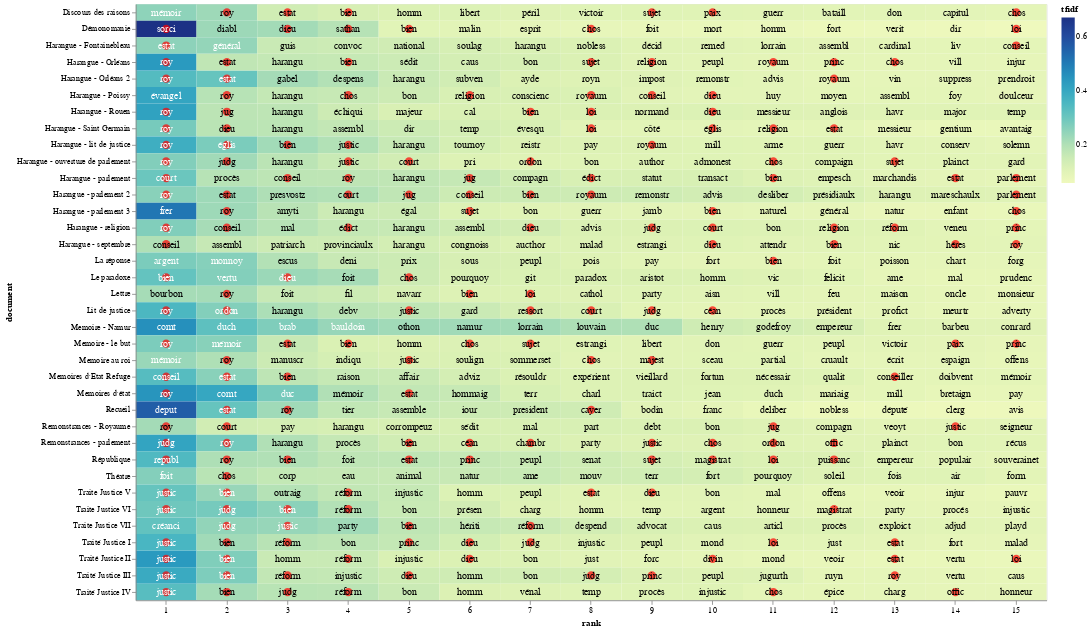

This figure's notebook cell:
### Code cell
import altair as alt
import numpy as np

# Get the custom stopword list from the user
stop_words = get_stopwords()

# Function to select an .xlsx file
def select_xlsx_file():
    cwd = os.getcwd()
    xlsx_files = sorted([f for f in os.listdir(cwd) if f.endswith('.xlsx')])
    
    if not xlsx_files:
        print("No XLSX files found in the current working directory.")
        return None

    print("Available XLSX files:")
    for i, file in enumerate(xlsx_files):
        print(f"{i + 1}. {file}")

    choice_input = input("Select an XLSX file number to read as top_tfidf (default is 1): ").strip()
    choice = int(choice_input) - 1 if choice_input.isdigit() else 0
    if choice < 0 or choice >= len(xlsx_files):
        print("Invalid choice.")
        return None

    return xlsx_files[choice]

# Prompt user to select an .xlsx file
xlsx_file = select_xlsx_file()
if xlsx_file:
    top_tfidf = pd.read_excel(xlsx_file)
    
    # Extract the stem of the selected XLSX file
    xlsx_stem = Path(xlsx_file).stem

    # Prompt user to truncate groups with default value as 'no'
    truncate_groups = input("Do you want to truncate the plot by only including certain groups? (yes/no, default is no): ").strip().lower() or 'no'
    if truncate_groups == 'yes':
        available_groups = top_tfidf['document'].unique()
        print("Available groups (documents) with index numbers:")
        for i, group in enumerate(available_groups):
            print(f"{i + 1}. {group}")

        selected_groups = input("Enter the index numbers of the groups to include (e.g., 1,2,3 or 1-3): ").strip()
        selected_indexes = []

        # Split the input by commas to handle both individual values and ranges
        for part in selected_groups.split(','):
            if '-' in part:
                start_index, end_index = map(int, part.split('-'))
                selected_indexes.extend(range(start_index, end_index + 1))
            else:
                selected_indexes.append(int(part))

        # Convert selected indexes to groups
        selected_groups = [available_groups[i - 1] for i in selected_indexes]

        # Filter the DataFrame
        top_tfidf = top_tfidf[top_tfidf['document'].isin(selected_groups)]

    # Remove '_corrected' from the 'document' labels
    top_tfidf['document'] = top_tfidf['document'].str.replace('_corrected', '')
    top_tfidf['document'] = top_tfidf['document'].str.replace('Repair', '')
    top_tfidf['document'] = top_tfidf['document'].str.replace('_lemmatized', '')
    top_tfidf['document'] = top_tfidf['document'].str.replace('_stemmed', '')

    # Prompt user to limit the number of words displayed in each group
    limit_words = input("Do you want to limit the number of words displayed in each group? (yes/no, default is yes): ").strip().lower() or 'yes'
    if limit_words == 'yes':
        max_words = int(input("Enter the maximum number of words to display per group: ").strip())
        top_tfidf['rank'] = top_tfidf.groupby('document')['tfidf'].rank("first", ascending=False)
        top_tfidf = top_tfidf[top_tfidf['rank'] <= max_words]

    # Prompt user to choose whether to use a preset list of terms, specify custom terms, or enter a blank list
    print("1. Use preset list of terms")
    print("2. Specify custom terms")
    print("3. Enter a blank list")
    term_choice_input = input("Enter your choice (1, 2, or 3), default is 1: ").strip()
    term_choice = int(term_choice_input) if term_choice_input.isdigit() else 1


    preset_terms = ['bien', 'cayer', 'céan', 'chambr', 'chos', 'conseil', 'conseiller', 'court',
                    'déni', 'diabl', 'dieu', 'divin', 'droit', 'édict', 'églis', 'estat', 'héres',
                    'judg', 'jug', 'justic', 'loi', 'majest', 'magistrat', 'offic', 'ordon',
                    'parlement', 'paix', 'princ', 'puissanc',
                    'réform', 'religion', 'republ', 'ressort', 'roy', 'royaum',
                    'sathan', 'sorc', 'sorci', 'souverain', 'souverainet', 'sujet']
    if term_choice == 1:
        term_list = preset_terms
    elif term_choice == 2:
        user_terms = input("Enter a list of words separated by commas for highlighting (e.g., war, peace): ")
        term_list = [term.strip() for term in user_terms.split(",")]
    else:
        term_list = []

    # Prompt user for a filename to save the PNG file
    file_name = input("Enter a filename (without extension) to save the visualization: ")
    output_file = f"{file_name}.png"

    # Prompt user to specify the width of the chart
    chart_width_input = input("Enter the chart width (default is 600): ").strip()
    chart_width = int(chart_width_input) if chart_width_input.isdigit() else 600

    # Adding a little randomness to break ties in term ranking
    top_tfidf_plusRand = top_tfidf.copy()
    top_tfidf_plusRand['tfidf'] = top_tfidf_plusRand['tfidf'] + np.random.rand(top_tfidf.shape[0]) * 0.0001

    # Base chart for all visualizations, with rank calculation
    base = alt.Chart(top_tfidf_plusRand).encode(
        x=alt.X('rank:O', axis=alt.Axis(labelAngle=0)),  # Set labelAngle to horizontal (0 degrees)
        y='document:N'
    ).transform_window(
        rank="rank()",
        sort=[alt.SortField("tfidf", order="descending")],
        groupby=["document"]
    )

    # Heatmap specification
    heatmap = base.mark_rect().encode(
        color='tfidf:Q'
    )

    # Red circle over terms in the entered list
    circle = base.mark_circle(size=100).encode(
        color=alt.condition(
            alt.FieldOneOfPredicate(field='term', oneOf=term_list),
            alt.value('red'),
            alt.value('#FFFFFF00')
        )
    )

    # Text labels, white for darker heatmap colors
    text = base.mark_text(baseline='middle', fontSize=12).encode(
        text='term:N',
        color=alt.condition(alt.datum.tfidf >= 0.23, alt.value('white'), alt.value('black'))
    )

    # Combine the heatmap, circle, and text
    final_chart = alt.layer(heatmap, circle, text).properties(width=chart_width)

    # Display the chart in Jupyter Lab
    final_chart.display()

    # Save the chart as a PNG file using the base Altair package
    try:
        final_chart.save(output_file)
        print(f"Visualization saved as {output_file} in the current directory.")
    except Exception as e:
        print(f"Error saving visualization: {e}")
else:
    print("No valid XLSX file selected.")

### Figure 1 — Vega-Lite specification as saved in the notebook (floating-point values rounded to 4 significant figures; data arrays with more than 128 entries replaced by an {"elided": "..."} marker saying what was removed)
{"config": {"view": {"continuousWidth": 300, "continuousHeight": 300}}, "layer": [{"mark": {"type": "rect"}, "encoding": {"color": {"field": "tfidf", "type": "quantitative"}, "x": {"axis": {"labelAngle": 0}, "field": "rank", "type": "ordinal"}, "y": {"field": "document", "type": "nominal"}}, "transform": [{"window": [{"op": "rank", "field": "", "as": "rank"}], "groupby": ["document"], "sort": [{"field": "tfidf", "order": "descending"}]}]}, {"mark": {"type": "circle", "size": 100}, "encoding": {"color": {"condition": {"test": {"field": "term", "oneOf": ["bien", "cayer", "céan", "chambr", "chos", "conseil", "conseiller", "court", "déni", "dieu", "divin", "droit", "édict", "églis", "estat", "héres", "judg", "jug", "justic", "loi", "majest", "magistrat", "offic", "ordon", "parlement", "paix", "princ", "puissanc", "réform", "religion", "republ", "ressort", "roy", "royaum", "sathan", "sorc", "sorci", "souverain", "sujet"]}, "value": "red"}, "value": "#FFFFFF00"}, "x": {"axis": {"labelAngle": 0}, "field": "rank", "type": "ordinal"}, "y": {"field": "document", "type": "nominal"}}, "transform": [{"window": [{"op": "rank", "field": "", "as": "rank"}], "groupby": ["document"], "sort": [{"field": "tfidf", "order": "descending"}]}]}, {"mark": {"type": "text", "baseline": "middle", "fontSize": 12}, "encoding": {"color": {"condition": {"test": "(datum.tfidf >= 0.23)", "value": "white"}, "value": "black"}, "text": {"field": "term", "type": "nominal"}, "x": {"axis": {"labelAngle": 0}, "field": "rank", "type": "ordinal"}, "y": {"field": "document", "type": "nominal"}}, "transform": [{"window": [{"op": "rank", "field": "", "as": "rank"}], "groupby": ["document"], "sort": [{"field": "tfidf", "order": "descending"}]}]}], "data": {"name": "data-e08d43642ecb6a77622f50ec5513f770"}, "width": 1100, "$schema": "https://vega.github.io/schema/vega-lite/v5.20.1.json", "datasets": {"data-e08d43642ecb6a77622f50ec5513f770": {"elided": "540 records"}}}
